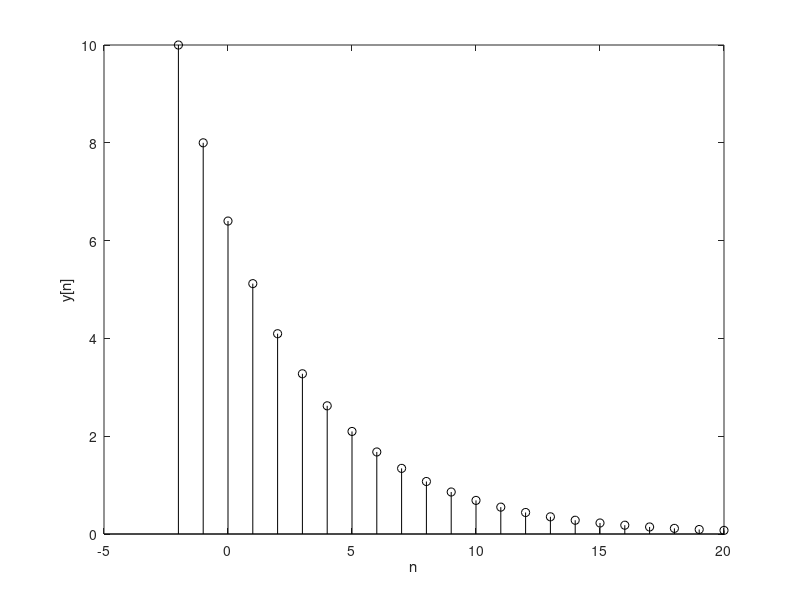

Here is the MATLAB script that generated this plot:
clc;
clear all;
close all;

n = (-2:20)';y = [10;zeros(length(n)-1,1)];

for k=1:length(n)-1,
   y(k+1) = 0.8*y(k);
end;
clf; stem(n,y,'k'); xlabel('n'); ylabel('y[n]');

%%r=8*(-0.8).^n
%figure(2);
%stem(n,r);